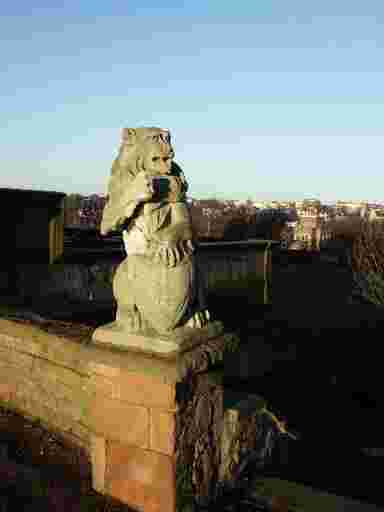
#> input picture compress_10/ucid00009.jpg, 384 x 512 px, found by its file name; its folder holds only this picture in this run
$ python compressed.py   (Python 2 division)   (older library calls are emulated)
#> lines starting #> are read from the running program, lines starting #| are printed output that depends on the picture; long printed decimals are rounded
import os
from PIL import Image
import numpy as np
from matplotlib import pyplot as plt

def jpeg_detector_1(userinput):
#> called with userinput = 'C:/temp/compress_10/ucid00009.jpg'
    im = Image.open(userinput).convert('L')
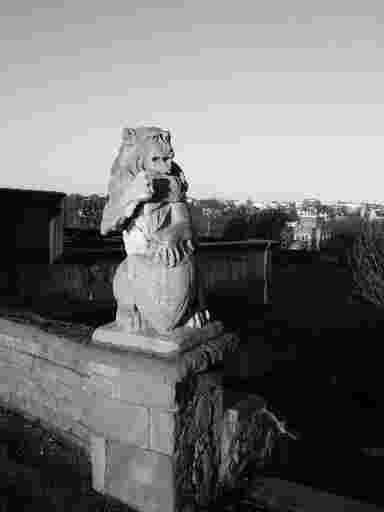
#> im: PIL image 384x512 L; min 0, max 255, mean 114.4
    pix = im.load()
    M, N = im.size
#> M = 384; N = 512
    arr = np.zeros((M/8 - 1, N/8 - 1))
    arr2 = np.zeros((M/8 - 1, N/8 - 1))

    for i in range(0, M/8 - 1):
        for j in range(0, N/8 - 1):
            A = pix[i * 8 + 3, j * 8 + 3]
            B = pix[i * 8 + 4, j * 8 + 3]
            C = pix[i * 8 + 3, j * 8 + 4]
            D = pix[i * 8 + 4, j * 8 + 4]

            E = pix[i * 8 + 7, j * 8 + 7]
            F = pix[i * 8 + 8, j * 8 + 7]
            G = pix[i * 8 + 7, j * 8 + 8]
            H = pix[i * 8 + 8, j * 8 + 8]

            Z = abs(A - B - C + D)
            Z2 = abs(E - F - G + H)
            arr[i][j] = Z
            arr2[i][j] = Z2
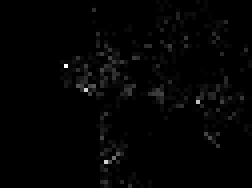
#> arr: shape (47, 63) float64 (shown 4 times larger); min 0, max 64, mean 0.9; drawn with min black and max white
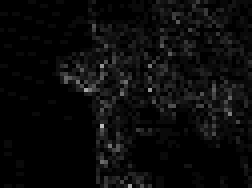
#> arr2: shape (47, 63) float64 (shown 4 times larger); min 0, max 188, mean 10.7
    #print arr
    #print arr2

    h1, binEdges = np.histogram(arr, bins=np.arange(0, 256), normed=True)
#> h1 = 255 values, max 0.826 at index 0, min 0 at index 23, mean 0.00392; binEdges = 256 values from 0 to 255
    #bincenters = 0.5*(binEdges[1:]+binEdges[:-1])
    #plt.subplot(131), plt.plot(bincenters, h1, '-')

    h2, binEdges = np.histogram(arr2, bins=np.arange(0, 256), normed=True)
#> h2 = 255 values, max 0.474 at index 0, min 0 at index 68, mean 0.00392
    #bincenters = 0.5*(binEdges[1:]+binEdges[:-1])
    #plt.subplot(132), plt.plot(bincenters, h2, '-')

    h3 = abs(h1 - h2)
#> h3 = 255 values, max 0.352 at index 0, min 0 at index 68, mean 0.00319
    k = sum(h3)
#> k = 0.813
    #print k

    #plt.subplot(133), plt.plot(bincenters, h3, '-')
    #plt.show()
    return k

spath ="C:/temp/compress_10"
a = []
a = os.listdir(spath)
#print a

source = "C:/temp/compress_10/"
list_k = []
for i in a:
    userinput = source + i
    A = jpeg_detector_1(userinput);
#> A = 0.813
    list_k.append(A)
b = np.array(list_k)
#> b = [0.813]
np.save('detector1_compressed_10.npy', b)
print b
#| [0.8126]

$ run again, on compress_10/ucid00059.jpg
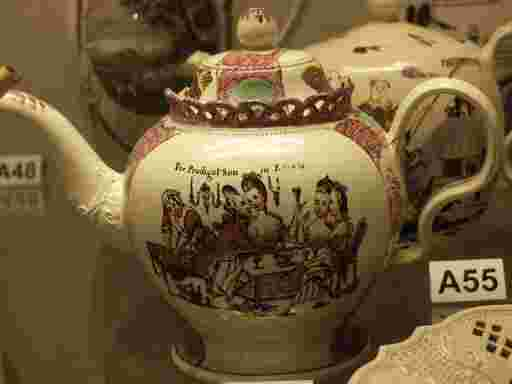
#> input picture compress_10/ucid00059.jpg, 512 x 384 px, found by its file name
#> in jpeg_detector_1, `im = Image.open(userinput).convert('L')`:
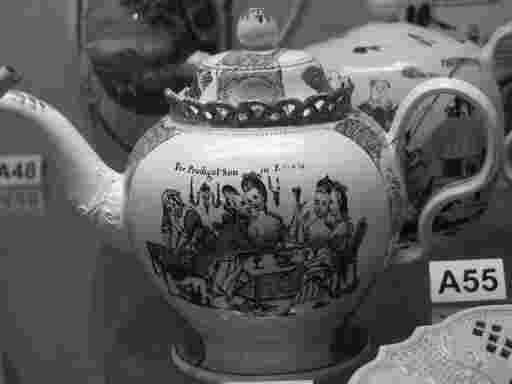
#> im: PIL image 512x384 L; min 0, max 250, mean 96
#> after the loop in jpeg_detector_1, `for i in range(0, M/8 - 1):`:
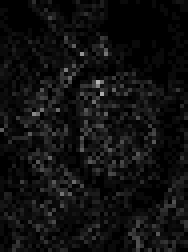
#> arr2: shape (63, 47) float64 (shown 4 times larger); min 0, max 181, mean 16
#> h1 = 255 values, max 0.69 at index 0, min 0 at index 22, mean 0.00392; binEdges = 256 values from 0 to 255
#> h2 = 255 values, max 0.213 at index 0, min 0 at index 65, mean 0.00392
#> h3 = 255 values, max 0.478 at index 0, min 0 at index 65, mean 0.00479
#> k = 1.22
#> b = [1.22]
#| [1.222]

$ run again, on compress_10/ucid00080.jpg
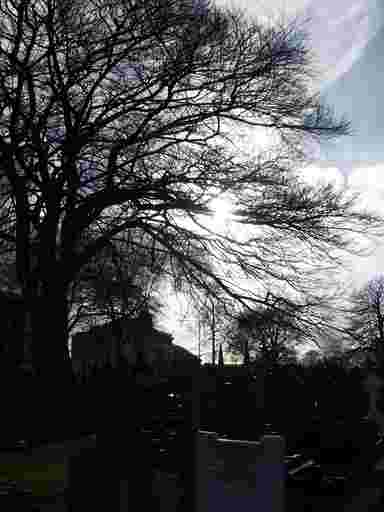
#> input picture compress_10/ucid00080.jpg, 384 x 512 px, found by its file name
#> after the loop in jpeg_detector_1, `for i in range(0, M/8 - 1):`:
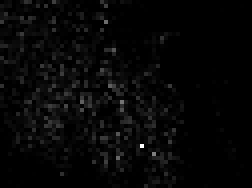
#> arr: shape (47, 63) float64 (shown 4 times larger); min 0, max 300, mean 7.9; drawn with min black and max white
#> after the loop in jpeg_detector_1, `for i in range(0, M/8 - 1):`:
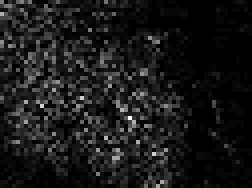
#> arr2: shape (47, 63) float64 (shown 4 times larger); min 0, max 323, mean 31.7; drawn with min black and max white
#> h1 = 255 values, max 0.475 at index 0, min 0 at index 64, mean 0.00392; binEdges = 256 values from 0 to 255
#> h2 = 255 values, max 0.214 at index 0, min 0 at index 123, mean 0.00392
#> h3 = 255 values, max 0.261 at index 0, min 0 at index 132, mean 0.00324
#> k = 0.827
#> b = [0.827]
#| [0.827]

$ run again, on compress_10/ucid00082.jpg
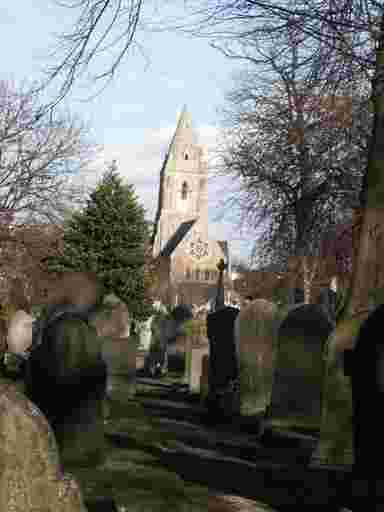
#> input picture compress_10/ucid00082.jpg, 384 x 512 px, found by its file name
#> after the loop in jpeg_detector_1, `for i in range(0, M/8 - 1):`:
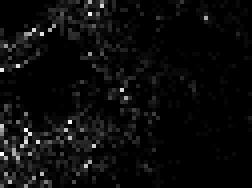
#> arr: shape (47, 63) float64 (shown 4 times larger); min 0, max 71, mean 3.1; drawn with min black and max white
#> after the loop in jpeg_detector_1, `for i in range(0, M/8 - 1):`:
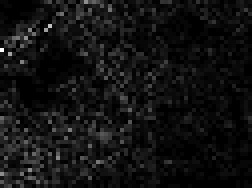
#> arr2: shape (47, 63) float64 (shown 4 times larger); min 0, max 329, mean 23; drawn with min black and max white
#> h1 = 255 values, max 0.593 at index 0, min 0 at index 29, mean 0.00392; binEdges = 256 values from 0 to 255
#> h2 = 255 values, max 0.133 at index 0, min 0 at index 99, mean 0.00392
#> h3 = 255 values, max 0.46 at index 0, min 0 at index 99, mean 0.00462
#> k = 1.18
#> b = [1.18]
#| [1.179]

$ run again, on compress_10/ucid00025.jpg
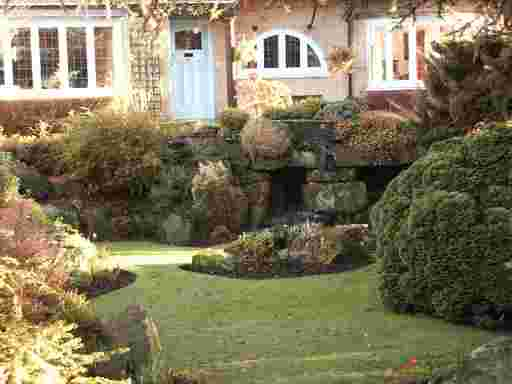
#> input picture compress_10/ucid00025.jpg, 512 x 384 px, found by its file name
#> in jpeg_detector_1, `im = Image.open(userinput).convert('L')`:
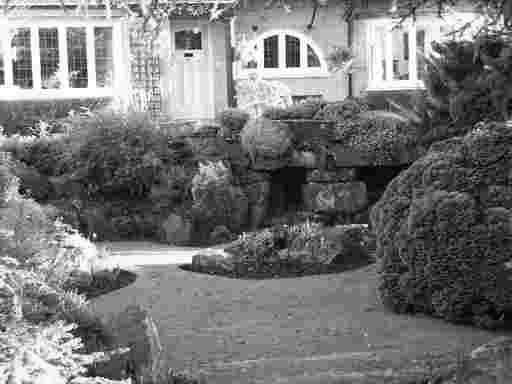
#> im: PIL image 512x384 L; min 0, max 255, mean 118.8
#> after the loop in jpeg_detector_1, `for i in range(0, M/8 - 1):`:
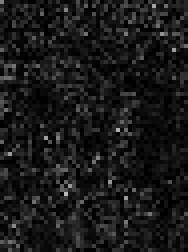
#> arr2: shape (63, 47) float64 (shown 4 times larger); min 0, max 186, mean 24.5
#> h1 = 255 values, max 0.533 at index 0, min 0 at index 24, mean 0.00392; binEdges = 256 values from 0 to 255
#> h2 = 255 values, max 0.0534 at index 10, min 0 at index 96, mean 0.00392
#> h3 = 255 values, max 0.491 at index 0, min 0 at index 96, mean 0.00537
#> k = 1.37
#> b = [1.37]
#| [1.370]
